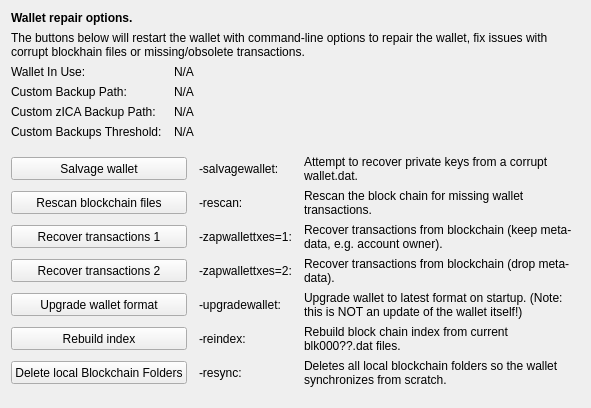
     <widget class="QWidget" name="tab_repair">
      <attribute name="title">
       <string>&amp;Wallet Repair</string>
      </attribute>
      <layout class="QGridLayout" name="gridLayout_4" columnstretch="0,0,0,0">
       <property name="horizontalSpacing">
        <number>12</number>
       </property>
       <item row="0" column="0" colspan="4">
        <widget class="QLabel" name="label_repair_header">
         <property name="font">
          <font>
           <weight>75</weight>
           <bold>true</bold>
          </font>
         </property>
         <property name="text">
          <string>Wallet repair options.</string>
         </property>
        </widget>
       </item>
       <item row="1" column="0" colspan="4">
        <widget class="QLabel" name="label_repair_helptext">
         <property name="font">
          <font>
           <weight>50</weight>
           <bold>false</bold>
          </font>
         </property>
         <property name="text">
          <string>The buttons below will restart the wallet with command-line options to repair the wallet, fix issues with corrupt blockhain files or missing/obsolete transactions.</string>
         </property>
         <property name="wordWrap">
          <bool>true</bool>
         </property>
        </widget>
       </item>
       <item row="2" column="0">
        <widget class="QLabel" name="wallet_path_label">
         <property name="text">
          <string>Wallet In Use:</string>
         </property>
        </widget>
       </item>
       <item row="2" column="1" colspan="3">
        <widget class="QLabel" name="wallet_path">
         <property name="cursor">
          <cursorShape>IBeamCursor</cursorShape>
         </property>
         <property name="text">
          <string>N/A</string>
         </property>
         <property name="textFormat">
          <enum>Qt::PlainText</enum>
         </property>
         <property name="textInteractionFlags">
          <set>Qt::LinksAccessibleByMouse|Qt::TextSelectableByKeyboard|Qt::TextSelectableByMouse</set>
         </property>
        </widget>
       </item>
       <item row="3" column="0">
        <widget class="QLabel" name="wallet_custombackuppath_label">
         <property name="text">
          <string>Custom Backup Path:</string>
         </property>
         <property name="visible">
          <bool>false</bool>
         </property>
        </widget>
       </item>
       <item row="3" column="1" colspan="3">
        <widget class="QLabel" name="wallet_custombackuppath">
         <property name="cursor">
          <cursorShape>IBeamCursor</cursorShape>
         </property>
         <property name="text">
          <string>N/A</string>
         </property>
         <property name="textFormat">
          <enum>Qt::PlainText</enum>
         </property>
         <property name="textInteractionFlags">
          <set>Qt::LinksAccessibleByMouse|Qt::TextSelectableByKeyboard|Qt::TextSelectableByMouse</set>
         </property>
         <property name="visible">
          <bool>false</bool>
         </property>
        </widget>
       </item>
       <item row="4" column="0">
        <widget class="QLabel" name="wallet_customzicabackuppath_label">
         <property name="text">
          <string>Custom zICA Backup Path:</string>
         </property>
         <property name="visible">
          <bool>false</bool>
         </property>
        </widget>
       </item>
       <item row="4" column="1" colspan="3">
        <widget class="QLabel" name="wallet_customzicabackuppath">
         <property name="cursor">
          <cursorShape>IBeamCursor</cursorShape>
         </property>
         <property name="text">
          <string>N/A</string>
         </property>
         <property name="textFormat">
          <enum>Qt::PlainText</enum>
         </property>
         <property name="textInteractionFlags">
          <set>Qt::LinksAccessibleByMouse|Qt::TextSelectableByKeyboard|Qt::TextSelectableByMouse</set>
         </property>
         <property name="visible">
          <bool>false</bool>
         </property>
        </widget>
       </item>
       <item row="5" column="0">
        <widget class="QLabel" name="wallet_custombackupthreshold_label">
         <property name="text">
          <string>Custom Backups Threshold:</string>
         </property>
         <property name="visible">
          <bool>false</bool>
         </property>
        </widget>
       </item>
       <item row="5" column="1" colspan="3">
        <widget class="QLabel" name="wallet_custombackupthreshold">
         <property name="cursor">
          <cursorShape>IBeamCursor</cursorShape>
         </property>
         <property name="text">
          <string>N/A</string>
         </property>
         <property name="textFormat">
          <enum>Qt::PlainText</enum>
         </property>
         <property name="textInteractionFlags">
          <set>Qt::LinksAccessibleByMouse|Qt::TextSelectableByKeyboard|Qt::TextSelectableByMouse</set>
         </property>
         <property name="visible">
          <bool>false</bool>
         </property>
        </widget>
       </item>
       <item row="6" column="0">
        <spacer name="verticalSpacer_repair1">
         <property name="orientation">
          <enum>Qt::Vertical</enum>
         </property>
         <property name="sizeHint" stdset="0">
          <size>
           <width>10</width>
           <height>10</height>
          </size>
         </property>
        </spacer>
       </item>
       <item row="7" column="0" colspan="2">
        <widget class="QPushButton" name="btn_salvagewallet">
         <property name="minimumSize">
          <size>
           <width>100</width>
           <height>23</height>
          </size>
         </property>
         <property name="text">
          <string>Salvage wallet</string>
         </property>
        </widget>
       </item>
       <item row="7" column="2">
        <widget class="QLabel" name="label_repair_salvage_command">
         <property name="text">
          <string notr="true">-salvagewallet:</string>
         </property>
        </widget>
       </item>
       <item row="7" column="3">
        <widget class="QLabel" name="label_repair_salvage">
         <property name="text">
          <string>Attempt to recover private keys from a corrupt wallet.dat.</string>
         </property>
         <property name="wordWrap">
          <bool>true</bool>
         </property>
        </widget>
       </item>
       <item row="8" column="0" colspan="2">
        <widget class="QPushButton" name="btn_rescan">
         <property name="minimumSize">
          <size>
           <width>100</width>
           <height>23</height>
          </size>
         </property>
         <property name="text">
          <string>Rescan blockchain files</string>
         </property>
        </widget>
       </item>
       <item row="8" column="2">
        <widget class="QLabel" name="label_repair_rescan_command">
         <property name="text">
          <string notr="true">-rescan:</string>
         </property>
        </widget>
       </item>
       <item row="8" column="3">
        <widget class="QLabel" name="label_repair_rescan">
         <property name="text">
          <string>Rescan the block chain for missing wallet transactions.</string>
         </property>
         <property name="wordWrap">
          <bool>true</bool>
         </property>
        </widget>
       </item>
       <item row="9" column="0" colspan="2">
        <widget class="QPushButton" name="btn_zapwallettxes1">
         <property name="minimumSize">
          <size>
           <width>100</width>
           <height>23</height>
          </size>
         </property>
         <property name="text">
          <string>Recover transactions 1</string>
         </property>
        </widget>
       </item>
       <item row="9" column="2">
        <widget class="QLabel" name="label_repair_zap1_command">
         <property name="text">
          <string notr="true">-zapwallettxes=1:</string>
         </property>
        </widget>
       </item>
       <item row="9" column="3">
        <widget class="QLabel" name="label_repair_zap1">
         <property name="text">
          <string>Recover transactions from blockchain (keep meta-data, e.g. account owner).</string>
         </property>
         <property name="wordWrap">
          <bool>true</bool>
         </property>
        </widget>
       </item>
       <item row="10" column="0" colspan="2">
        <widget class="QPushButton" name="btn_zapwallettxes2">
         <property name="minimumSize">
          <size>
           <width>100</width>
           <height>23</height>
          </size>
         </property>
         <property name="text">
          <string>Recover transactions 2</string>
         </property>
        </widget>
       </item>
       <item row="10" column="2">
        <widget class="QLabel" name="label_repair_zap2_command">
         <property name="text">
          <string notr="true">-zapwallettxes=2:</string>
         </property>
        </widget>
       </item>
       <item row="10" column="3">
        <widget class="QLabel" name="label_repair_zap2">
         <property name="text">
          <string>Recover transactions from blockchain (drop meta-data).</string>
         </property>
         <property name="wordWrap">
          <bool>true</bool>
         </property>
        </widget>
       </item>
       <item row="11" column="0" colspan="2">
        <widget class="QPushButton" name="btn_upgradewallet">
         <property name="minimumSize">
          <size>
           <width>100</width>
           <height>23</height>
          </size>
         </property>
         <property name="text">
          <string>Upgrade wallet format</string>
         </property>
        </widget>
       </item>
       <item row="11" column="2">
        <widget class="QLabel" name="label_repair_upgrade_command">
         <property name="text">
          <string notr="true">-upgradewallet:</string>
         </property>
        </widget>
       </item>
       <item row="11" column="3">
        <widget class="QLabel" name="label_repair_upgrade">
         <property name="text">
          <string>Upgrade wallet to latest format on startup. (Note: this is NOT an update of the wallet itself!)</string>
         </property>
         <property name="wordWrap">
          <bool>true</bool>
         </property>
        </widget>
       </item>
       <item row="12" column="0" colspan="2">
        <widget class="QPushButton" name="btn_reindex">
         <property name="minimumSize">
          <size>
           <width>100</width>
           <height>23</height>
          </size>
         </property>
         <property name="text">
          <string>Rebuild index</string>
         </property>
        </widget>
       </item>
       <item row="12" column="2">
        <widget class="QLabel" name="label_repair_reindex_command">
         <property name="text">
          <string notr="true">-reindex:</string>
         </property>
        </widget>
       </item>
       <item row="12" column="3">
        <widget class="QLabel" name="label_repair_reindex">
         <property name="text">
          <string>Rebuild block chain index from current blk000??.dat files.</string>
         </property>
         <property name="wordWrap">
          <bool>true</bool>
         </property>
        </widget>
       </item>
       <item row="13" column="0" colspan="2">
        <widget class="QPushButton" name="btn_resync">
         <property name="minimumSize">
          <size>
           <width>100</width>
           <height>23</height>
          </size>
         </property>
         <property name="text">
          <string>Delete local Blockchain Folders</string>
         </property>
        </widget>
       </item>
       <item row="13" column="2">
        <widget class="QLabel" name="label_repair_resync_command">
         <property name="text">
          <string>-resync:</string>
         </property>
        </widget>
       </item>
       <item row="13" column="3">
        <widget class="QLabel" name="label_repair_resync">
         <property name="text">
          <string>Deletes all local blockchain folders so the wallet synchronizes from scratch.</string>
         </property>
         <property name="wordWrap">
          <bool>true</bool>
         </property>
        </widget>
       </item>
       <item row="14" column="0">
        <spacer name="verticalSpacer_repair2">
         <property name="orientation">
          <enum>Qt::Vertical</enum>
         </property>
         <property name="sizeHint" stdset="0">
          <size>
           <width>20</width>
           <height>10</height>
          </size>
         </property>
        </spacer>
       </item>
      </layout>
     </widget>
